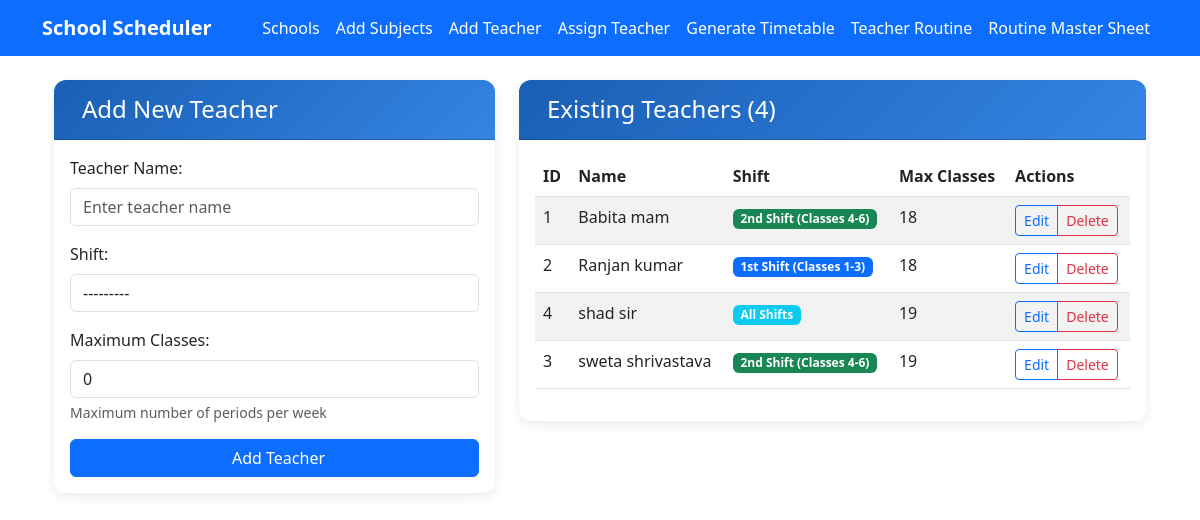
The app's page /add_teacher/ with its own data.
### scheduler/models.py (models this page shows, shortened)
class TeacherMaster(models.Model):
    SHIFT_CHOICES = [
        (1, "1st Shift (Classes 1-3)"),
        (2, "2nd Shift (Classes 4-6)"),
        (3, "All Shifts"),
    ]
    name = models.CharField(max_length=100)
    shift = models.IntegerField(choices=SHIFT_CHOICES)
    no_of_classes = models.IntegerField(default=0)

### scheduler/views.py (the view)
# urls.py: path('add_teacher/', views.add_teacher, name='add_teacher'),
def add_teacher(request):
    if request.method == 'POST':
        form = TeacherForm(request.POST)
        if form.is_valid():
            teacher = form.save()
            messages.success(request, f"Teacher '{teacher.name}' added successfully!")
            return redirect('add_teacher')
        else:
            messages.error(request, "Please correct the errors below.")
    else:
        form = TeacherForm()
    existing_teachers = TeacherMaster.objects.all().order_by('name')
    return render(request, 'scheduler/add_teacher.html', {
        'form': form,
        'existing_teachers': existing_teachers
    })

### scheduler/forms.py
class TeacherForm(forms.ModelForm):
    class Meta:
        model = TeacherMaster
        fields = ['name', 'shift', 'no_of_classes']
        widgets = {
            'name': forms.TextInput(attrs={
                'class': 'form-control',
                'placeholder': 'Enter teacher name'
            }),
            'shift': forms.Select(attrs={
                'class': 'form-control'
            }),
            'no_of_classes': forms.NumberInput(attrs={
                'class': 'form-control',
                'min': 0,
                'max': 40
            }),
        }
        labels = {
            'name': 'Teacher Name',
            'shift': 'Teaching Shift',
            'no_of_classes': 'Maximum Classes per Week',
        }

### scheduler/templates/scheduler/add_teacher.html (shortened to what this page needs)
{% extends 'scheduler/base.html' %}
{% block content %}
<div class="container mt-4">
    <div class="row">
        <div class="col-md-5">
            <div class="card">
                <div class="card-header">
                    <h4 class="mb-0">
                        {% if editing_teacher %}Edit Teacher{% else %}Add New Teacher{% endif %}
                    </h4>
                </div>
                <div class="card-body">
                    <form method="post">
                        <div class="mb-3">
                            <label for="{{ form.name.id_for_label }}" class="form-label">Teacher Name:</label>
                            {{ form.name }}
                        </div>
                        <div class="mb-3">
                            <label for="{{ form.shift.id_for_label }}" class="form-label">Shift:</label>
                            {{ form.shift }}
                        </div>
                        <div class="mb-3">
                            <label for="{{ form.no_of_classes.id_for_label }}" class="form-label">Maximum Classes:</label>
                            {{ form.no_of_classes }}
                            <div class="form-text">Maximum number of periods per week</div>
                        </div>
                        <div class="d-grid gap-2">
                            <button type="submit" class="btn btn-primary">
                                {% if editing_teacher %}Update Teacher{% else %}Add Teacher{% endif %}
                            </button>
                        </div>
                    </form>
                </div>
            </div>
        </div>
        <div class="col-md-7">
            <div class="card">
                <div class="card-header">
                    <h4 class="mb-0">
                        Existing Teachers ({{ existing_teachers|length }})
                    </h4>
                </div>
                <div class="card-body">
                    {% if existing_teachers %}
                    <div class="table-responsive">
                        <table class="table table-striped">
                            <thead>
                                <tr>
                                    <th>ID</th>
                                    <th>Name</th>
                                    <th>Shift</th>
                                    <th>Max Classes</th>
                                    <th>Actions</th>
                                </tr>
                            </thead>
                            <tbody>
                                {% for teacher in existing_teachers %}
                                <tr>
                                    <td>{{ teacher.id }}</td>
                                    <td>{{ teacher.name }}</td>
                                    <td>
                                        <span class="badge
                                            {% if teacher.shift == 1 %}bg-primary
                                            {% elif teacher.shift == 2 %}bg-success
                                            {% else %}bg-info{% endif %}">
                                            {{ teacher.get_shift_display }}
                                        </span>
                                    </td>
                                    <td>{{ teacher.no_of_classes }}</td>
                                    <td>
                                        <div class="btn-group btn-group-sm">
                                            <a href="{% url 'edit_teacher' teacher.id %}" class="btn btn-outline-primary" title="Edit">
                                              Edit
                                            </a>
                                            <button type="button" class="btn btn-outline-danger" data-bs-toggle="modal" data-bs-target="#deleteModal{{ teacher.id }}" title="Delete">
                                            Delete
                                            </button>
                                        </div>
                                    </td>
                                </tr>
                                {% endfor %}
                            </tbody>
                        </table>
                    </div>
                    {% else %}
                    <div class="text-center text-muted py-4">
                        <i class="fas fa-users fa-3x mb-3"></i>
                        <p>No teachers have been added yet.</p>
                    </div>
                    {% endif %}
                </div>
            </div>
        </div>
    </div>
</div>
{% endblock %}

### scheduler/templates/scheduler/add_teacher.html (style rules this page uses)
.card { border: none; border-radius: 12px; box-shadow: 0 4px 12px rgba(0, 0, 0, 0.08); }
.card-header { background: linear-gradient(135deg, #1a5fb4 0%, #3584e4 100%); color: white; border-radius: 12px 12px 0 0 !important; padding: 15px 20px; font-weight: 600; }
.btn-group-sm > .btn { padding: 0.25rem 0.5rem; font-size: 0.875rem; }
.badge { font-size: 0.75em; }

### records on screen
TeacherMaster: id "1", name "Babita mam", shift "2nd Shift (Classes 4-6)", no_of_classes "18"
TeacherMaster: id "2", name "Ranjan kumar", shift "1st Shift (Classes 1-3)", no_of_classes "18"
TeacherMaster: id "4", name "shad sir", shift "All Shifts", no_of_classes "19"
TeacherMaster: id "3", name "sweta shrivastava", shift "2nd Shift (Classes 4-6)", no_of_classes "19"

### other values on screen
{{ existing_teachers|length }} "4"
